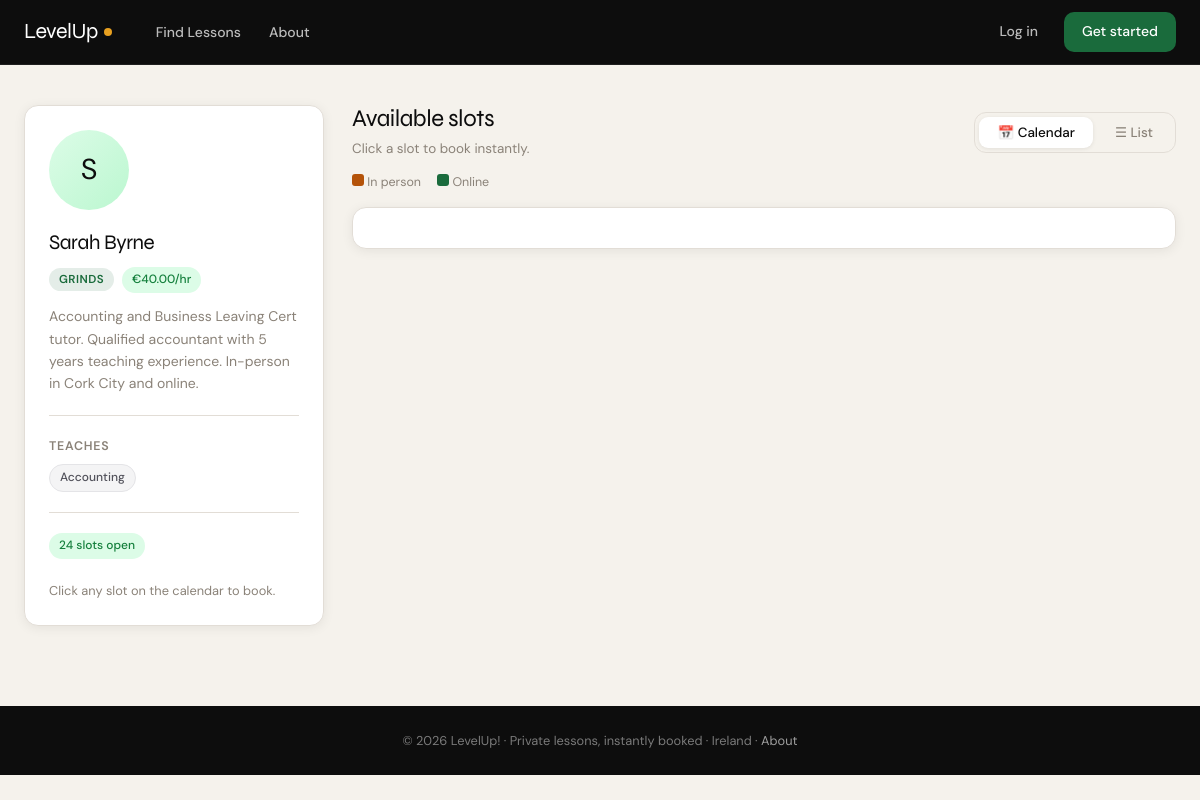
/coach/27/, run on the app's committed database.
### core/models.py (models this page shows, shortened)
class CoachProfile(models.Model):
    user = models.OneToOneField(User, on_delete=models.CASCADE, related_name="coach_profile")
    category = models.ForeignKey(Category, on_delete=models.PROTECT, related_name="coaches")
    teaches = models.ManyToManyField(Skill, blank=True, related_name="coaches")
    travel_areas = models.ManyToManyField(Area, blank=True, related_name="coaches")
    base_location_eircode = models.CharField(max_length=10, blank=True)
    hourly_rate = models.DecimalField(max_digits=7, decimal_places=2, default=0)
    is_verified = models.BooleanField(
        default=False,
        help_text="Manually set by admin after identity/Garda vetting check.",
    )
    def average_rating(self) -> float | None:
        reviews = self.reviews.all()
        if not reviews.exists():
            return None
        total = sum(r.stars for r in reviews)
        return round(total / reviews.count(), 1)
    def review_count(self) -> int:
        return self.reviews.count()

class User(AbstractUser):
    class Role(models.TextChoices):
        STUDENT = "STUDENT", "Student/Parent"
        COACH = "COACH", "Coach/Teacher"
    class Gender(models.TextChoices):
        MALE = "MALE", "Male"
        FEMALE = "FEMALE", "Female"
        NON_BINARY = "NON_BINARY", "Non-binary"
        PREFER_NOT = "PREFER_NOT", "Prefer not to say"
    role = models.CharField(max_length=20, choices=Role.choices, default=Role.STUDENT)
    forename = models.CharField(max_length=80, blank=True)
    surname = models.CharField(max_length=80, blank=True)
    dob = models.DateField(null=True, blank=True)
    address = models.CharField(max_length=255, blank=True)
    gender = models.CharField(max_length=20, choices=Gender.choices, blank=True)
    bio = models.TextField(blank=True)
    profile_picture = models.ImageField(upload_to="profiles/", blank=True, null=True)
    def full_name(self) -> str:
        name = f"{self.forename} {self.surname}".strip()
        return name if name else self.username

class Skill(models.Model):
    category = models.ForeignKey(Category, on_delete=models.CASCADE, related_name="skills")
    name = models.CharField(max_length=60)
    class Meta:
        unique_together = ("category", "name")

class Category(models.Model):
    name = models.CharField(max_length=30, unique=True)

### core/views.py (the view)
# urls.py: path("coach/<int:coach_id>/", views.coach_detail, name="coach_detail"),
def coach_detail(request, coach_id):
    coach = get_object_or_404(CoachProfile.objects.select_related("user", "category"), pk=coach_id)
    mode_filter = request.GET.get("mode", "")
    slots = coach.slots.filter(status=SessionSlot.Status.AVAILABLE).select_related("skill", "area").order_by("start_datetime")
    if mode_filter in (SessionSlot.Mode.ONLINE, SessionSlot.Mode.IN_PERSON):
        slots = slots.filter(mode=mode_filter)
    reviews = coach.reviews.select_related("booking__student").order_by("-created_at")
    calendar_events = []
    for slot in slots:
        eircode_str = f" ({slot.venue_eircode})" if slot.venue_eircode else ""
        area_str = slot.area.name if slot.area else ""
        if slot.mode == SessionSlot.Mode.IN_PERSON:
            mode_label = f"📍 {area_str}" if area_str else "📍 In person"
            bg_color = "#b45309"  # warm amber for in-person — visually distinct
        else:
            mode_label = "💻 Online"
            bg_color = "#1a6b3c" if coach.category.name == "Grinds" else "#5b3fd4" if coach.category.name == "Music" else "#0369a1"
        calendar_events.append({
            "id": slot.id,
            "title": f"{slot.skill.name} — {mode_label}",
            "start": slot.start_datetime.isoformat(),
            "end": slot.end_datetime.isoformat(),
            "url": f"/slot/{slot.id}/book/",
            "extendedProps": {
                "mode": slot.get_mode_display(),
                "area": f"{area_str}{eircode_str}",
                "skill": slot.skill.name,
                "slotId": slot.id,
            },
            "backgroundColor": bg_color,
            "borderColor": "transparent",
            "textColor": "#ffffff",
        })
    return render(request, "core/coach_detail.html", {
        "coach": coach,
        "slots": slots,
        "reviews": reviews,
        "avg_rating": coach.average_rating(),
        "review_count": coach.review_count(),
        "mode_filter": mode_filter,
        "calendar_events_json": json.dumps(calendar_events),
    })

### core/context_processors.py (called while the page is built)
def google_maps(request):
    return {
        "google_maps_key": getattr(settings, "GOOGLE_MAPS_API_KEY", ""),
    }

### Templates/core/coach_detail.html (shortened to what this page needs)
{% extends "core/base.html" %}
{% block extra_head %}
<link href="https://cdn.jsdelivr.net/npm/fullcalendar@6.1.11/index.global.min.css" rel="stylesheet">
{% endblock %}
{% block content %}
<div class="profile-layout">
    <aside class="profile-sidebar">
        <div class="lu-card">
            <div class="lu-card-body">
                {% if coach.user.profile_picture %}
                    <img src="{{ coach.user.profile_picture.url }}" class="avatar" alt="{{ coach.user.full_name }}">
                {% else %}
                    <div class="avatar-placeholder">{{ coach.user.forename|first|default:"?" }}</div>
                {% endif %}
                <div class="coach-name">{{ coach.user.full_name }}</div>
                <div style="margin-bottom:12px;">
                    {% if coach.category.name == "Grinds" %}<span class="lu-cat-pill lu-cat-grinds">Grinds</span>
                    {% elif coach.category.name == "Sports" %}<span class="lu-cat-pill lu-cat-sports">Sports</span>
                    {% elif coach.category.name == "Music" %}<span class="lu-cat-pill lu-cat-music">Music</span>{% endif %}
                    &nbsp;<span class="lu-badge lu-badge-green">€{{ coach.hourly_rate }}/hr</span>
                </div>
                <p style="font-size:.875rem; color:var(--muted); line-height:1.6; margin-bottom:16px;">{{ coach.user.bio|default:"No bio added yet." }}</p>
                <hr class="lu-divider">
                <div style="font-size:.78rem; font-weight:600; text-transform:uppercase; letter-spacing:.06em; color:var(--muted); margin-bottom:8px;">Teaches</div>
                <div class="lu-tags">
                    {% for s in coach.teaches.all %}<span class="lu-badge lu-badge-neutral">{{ s.name }}</span>
                    {% empty %}<span style="font-size:.8rem; color:var(--muted);">Not listed yet</span>{% endfor %}
                </div>
                {% if slots %}
                    <hr class="lu-divider">
                    <div style="font-size:.8rem; color:var(--muted);">
                        <span class="lu-badge lu-badge-green">{{ slots|length }} slot{{ slots|length|pluralize }} open</span><br><br>
                        Click any slot on the calendar to book.
                    </div>
                {% endif %}
            </div>
        </div>
    </aside>
    <div id="slots">
        <div style="display:flex; align-items:center; justify-content:space-between; margin-bottom:12px; flex-wrap:wrap; gap:12px;">
            <div>
                <div class="lu-section-title">Available slots</div>
                <div style="font-size:.84rem; color:var(--muted);">
                    {% if mode_filter == "IN_PERSON" %}Showing in-person only. <a href="{% url 'coach_detail' coach.id %}" style="color:var(--accent);">Show all</a>
                    {% elif mode_filter == "ONLINE" %}Showing online only. <a href="{% url 'coach_detail' coach.id %}" style="color:var(--accent);">Show all</a>
                    {% else %}{% if slots %}Click a slot to book instantly.{% else %}No slots available right now.{% endif %}{% endif %}
                </div>
            </div>
            {% if slots %}
                <div class="view-tabs">
                    <button class="view-tab active" id="tab-calendar" onclick="showView('calendar')">📅 Calendar</button>
                    <button class="view-tab" id="tab-list" onclick="showView('list')">☰ List</button>
                </div>
            {% endif %}
        </div>
        {% if slots %}
            <div class="legend">
                <span><span class="legend-dot" style="background:#b45309;"></span> In person</span>
                <span><span class="legend-dot" style="background:{% if coach.category.name == 'Grinds' %}#1a6b3c{% elif coach.category.name == 'Music' %}#5b3fd4{% else %}#0369a1{% endif %};"></span> Online</span>
            </div>
            <div id="calendar-wrapper"><div id="calendar"></div></div>
        {% else %}
            <div class="lu-card">
                <div class="lu-card-body" style="text-align:center; padding:48px; color:var(--muted);">📭 No available slots at the moment.</div>
            </div>
        {% endif %}
    </div>
</div>
{% endblock %}

### Templates/core/base.html (style rules this page uses)
:root { --ink: #0d0d0d; --canvas: #f5f2ec; --cream: #fffdf8; --muted: #8a8278; --border: #e2ddd6; --accent: #1a6b3c; --accent2: #e8a020; --accent3: #5b3fd4; --card-bg: #ffffff; --shadow: 0 2px 12px rgba(13,13,13,0.07); --shadow-lg: 0 8px 40px rgba(13,13,13,0.13); --radius: 14px; --font-display: 'Syne', sans-serif; --font-body: 'DM Sans', sans-serif; }
*, *::before, *::after { box-sizing: border-box; margin: 0; padding: 0; }
html { scroll-behavior: smooth; }
body { background: var(--canvas); color: var(--ink); font-family: var(--font-body); font-size: 15px; line-height: 1.65; -webkit-font-smoothing: antialiased; }
.lu-card { background: var(--card-bg); border-radius: var(--radius); border: 1px solid var(--border); box-shadow: var(--shadow); overflow: hidden; }
.lu-card-body { padding: 24px; }
.lu-badge { display: inline-flex; align-items: center; gap: 4px; padding: 3px 10px; border-radius: 20px; font-size: 0.75rem; font-weight: 500; }
.lu-badge-green { background: #dcfce7; color: #15803d; }
.lu-badge-neutral { background: #f4f4f5; color: #52525b; border: 1px solid #e4e4e7; }
p { margin-bottom: 0; }
.lu-section-title { font-family: var(--font-display); font-size: 1.5rem; letter-spacing: -0.5px; line-height: 1.2; margin-bottom: 4px; }
.lu-divider { border: none; border-top: 1px solid var(--border); margin: 20px 0; }
.lu-tags { display: flex; flex-wrap: wrap; gap: 6px; }
.lu-cat-grinds { --cat: var(--accent); }
.lu-cat-pill { display: inline-block; padding: 2px 10px; border-radius: 20px; font-size: 0.72rem; font-weight: 600; letter-spacing: .04em; text-transform: uppercase; background: color-mix(in srgb, var(--cat, #888) 12%, white); color: var(--cat, #888); }

### Templates/core/coach_detail.html (style rules this page uses)
.profile-layout { display: grid; grid-template-columns: 300px 1fr; gap: 28px; align-items: start; }
.profile-sidebar { position: sticky; top: 88px; }
.avatar-placeholder { width: 80px; height: 80px; border-radius: 50%; background: linear-gradient(135deg,#dcfce7,#bbf7d0); display: flex; align-items: center; justify-content: center; font-size: 1.8rem; margin-bottom: 16px; }
.coach-name { font-family: var(--font-display); font-size: 1.3rem; letter-spacing: -0.5px; margin-bottom: 6px; }
.view-tabs { display: flex; gap: 4px; background: var(--canvas); border: 1px solid var(--border); border-radius: 12px; padding: 4px; width: fit-content; }
.view-tab { padding: 7px 18px; border-radius: 9px; font-size: .84rem; font-weight: 500; cursor: pointer; border: none; background: transparent; color: var(--muted); font-family: var(--font-body); transition: background .15s, color .15s; }
.view-tab.active { background: var(--card-bg); color: var(--ink); box-shadow: 0 1px 4px rgba(0,0,0,.08); }
#calendar-wrapper { background: var(--card-bg); border: 1px solid var(--border); border-radius: var(--radius); padding: 20px; box-shadow: var(--shadow); }
.legend { display: flex; gap: 16px; flex-wrap: wrap; font-size: .78rem; color: var(--muted); margin-bottom: 14px; }
.legend-dot { width: 12px; height: 12px; border-radius: 3px; display: inline-block; }

### data on the page
CoachProfile: user.forename|first "S", user.full_name "Sarah Byrne", hourly_rate "40.00", user.bio "Accounting and Business Leaving Cert tutor. Qualified accountant with 5 years teaching experience. In-person in Cork City and online."
Skill: name "Accounting"

### other printed values
{{ slots|length }} "24"
